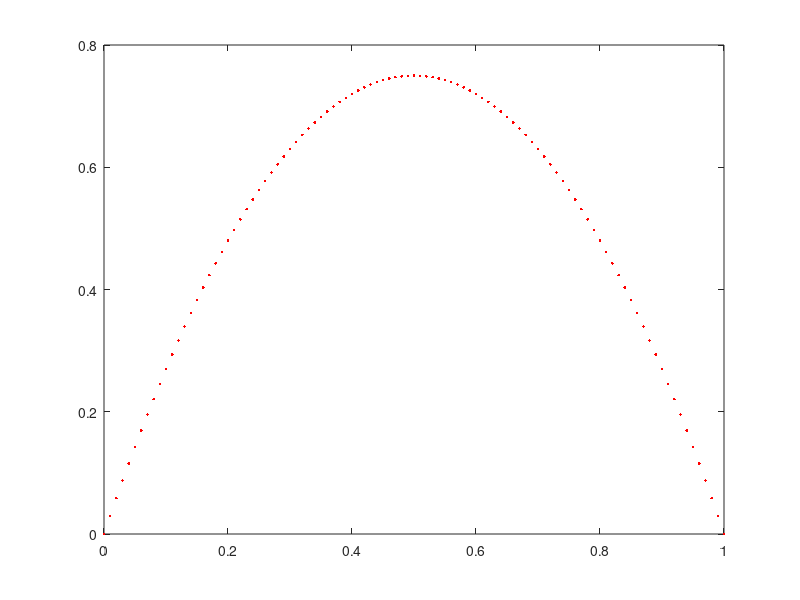

Write MATLAB code to recreate this figure.
t0 = 0;
tf = 1;
qf = 0.5;
q0 = 0;
v0 = 0;
vf = 0;

A = [1 t0 t0^2 t0^3;
    0 1 2*t0 3*t0^2;
    1 tf tf^2 tf^3;
    0 1 2*tf 3*tf^2;];
b = [q0 v0 qf vf]';
x = inv(A)*b

for i = 0:0.01:1
    y = x(1) + x(2)*i + x(3)*i^2 + x(4)*i^3;
    ydot = x(2) + 2*x(3)*i + 3*x(4)*i^2;
    yddot = 2*x(3) + 6*x(4)*i;
    plot(i,ydot,'r.');
    hold on;
end

